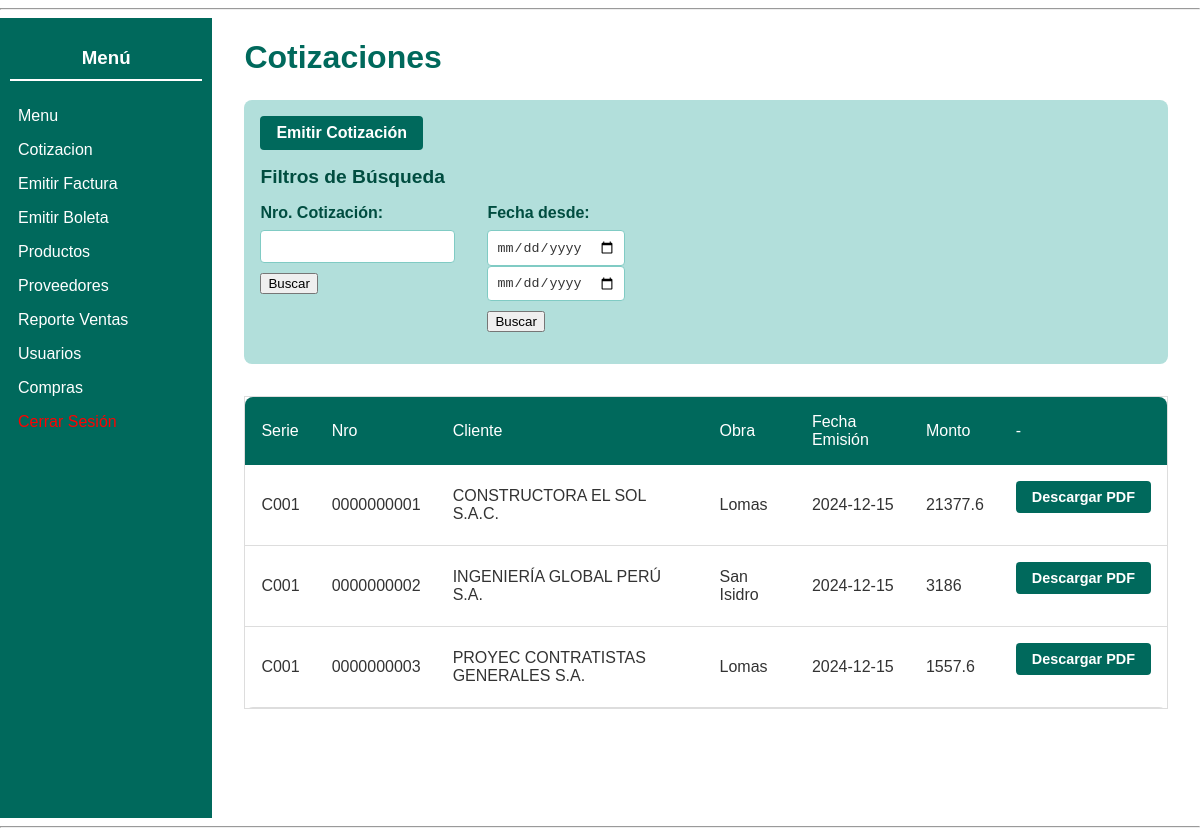
Page /moduloVentas/indexCotizacion.php (signed in) on the committed database.
### tables this page shows
CREATE TABLE `cotizacionemitida` (
  `CotizacionEmitidaID` int NOT NULL,
  `SerieComprobanteID` int NOT NULL,
  `NumeroCorrelativo` int NOT NULL,
  `UsuarioID` int NOT NULL,
  `FechaEmision` date NOT NULL,
  `FechaVencimiento` date NOT NULL,
  `TipoPago` varchar(255) NOT NULL,
  `FormaPago` varchar(255) NOT NULL,
  `Moneda` varchar(255) NOT NULL,
  `ClienteID` int NOT NULL,
  `Op.Inafecta` double NOT NULL,
  `Op.Exonerada` double NOT NULL,
  `Op.Gratuita` double NOT NULL,
  `Op.Gravada` double NOT NULL,
  `TotalIGV` double NOT NULL,
  `DescuentoGlobal` double NOT NULL,
  `ImporteTotal` double NOT NULL,
  `Observaciones` varchar(255) NOT NULL,
  `Obra` varchar(255) NOT NULL
);

CREATE TABLE `seriecomprobante` (
  `SerieComprobanteID` int NOT NULL,
  `NumeroSerie` varchar(255) NOT NULL
);

CREATE TABLE `cliente` (
  `ClienteID` int NOT NULL,
  `TipoDocumentoIdentidad` varchar(255) NOT NULL,
  `NumeroDocumentoIdentidad` varchar(255) NOT NULL,
  `NombreCompletoORazonSocial` varchar(255) NOT NULL,
  `Telefono` int NOT NULL,
  `Email` varchar(255) NOT NULL,
  `Direccion` varchar(255) NOT NULL,
  `FechaRegistro` date NOT NULL
);

### moduloVentas/indexCotizacion.php (called while the page is built, shortened)
<?php
include_once($_SERVER['DOCUMENT_ROOT'] . '/moduloVentas/panelCotizacion.php');
include_once($_SERVER['DOCUMENT_ROOT'] . '/modelo/cotizaciones.php');
$numerocotizacion = $_GET['numerocotizacion'] ?? null;
$fechadesde = $_GET['desde'] ?? null;
$fechahasta = $_GET['hasta'] ?? null;
$cotizacionesObj = new Cotizaciones();
$cotizaciones = $cotizacionesObj->getCotizaciones($numerocotizacion, $fechadesde, $fechahasta);
$panelCotizacionObject = new panelCotizacion();
$panelCotizacionObject->panelCotizacionShow($cotizaciones);

### modelo/cotizaciones.php (called while the page is built, shortened)
<?php
class Cotizaciones
{
  public function getCotizaciones($numerocotizacion = null, $fechadesde = null, $fechahasta = null)
  {
    $conexion = Conexion::conectarBD();
    $sql = "SELECT
              ce.CotizacionEmitidaID,
              sc.NumeroSerie,
              LPAD(ce.NumeroCorrelativo, 10, '0') AS NumeroCorrelativo,
              cl.NombreCompletoORazonSocial AS Cliente,
              ce.Obra,
              ce.FechaEmision,
              ce.ImporteTotal
            FROM
              cotizacionemitida ce
            INNER JOIN
              cliente cl ON ce.ClienteID = cl.ClienteID
            INNER JOIN
              seriecomprobante sc ON ce.SerieComprobanteID = sc.SerieComprobanteID";
    $stmt = $conexion->prepare($sql);
    $stmt->execute();
    $result = $stmt->get_result();
    $cotizaciones = [];
    while ($fila = $result->fetch_assoc()) {
      $cotizaciones[] = $fila;
    }
    return $cotizaciones;
  }
}

### moduloVentas/panelCotizacion.php (the view, shortened to what this page needs)
<?php
include_once($_SERVER['DOCUMENT_ROOT'] . '/shared/pantalla.php');
class panelCotizacion extends pantalla
{
  public function panelCotizacionShow($cotizaciones = null)
  {
?>
    <div style="display: flex; height: 100vh;">
      <main style="padding: 0 2rem;">
        <h1 style="color: #00695c;">Cotizaciones</h1>
        <div class="filters-container">
          <a href="/moduloVentas/indexEmitirCotizacion.php" class="btn" style="margin-bottom: 1rem;">Emitir Cotización</a>
          <div class="flex">
            <h2>Filtros de Búsqueda</h2>
          </div>
          <div class="filters">
            <form action="/moduloVentas/getCotizacion.php" method="POST">
              <div class="input-container">
                <label for="nroCotizacion">Nro. Cotización:</label>
                <input type="text" id="nroCotizacion" name="txtNroCotizacion">
              </div>
              <input style="margin-top: 10px;" type="submit" name="btnBuscarNrcotizacion" value="Buscar">
            </form>
            <form action="/moduloVentas/getCotizacion.php" method="POST">
              <div class="input-container">
                <label for="fechaDesde">Fecha desde:</label>
                <input type="date" id="fechaDesde" name="txtFechaDesde">
                <input type="date" id="fechaHasta" name="txtFechaHasta">
              </div>
              <input style="margin-top: 10px;" type="submit" name="btnBuscarFechas" value="Buscar">
            </form>
          </div>
        </div>
        <div class="table-cotizaciones">
          <table id="cotaizaciones-table">
            <thead>
              <tr>
                <th>Serie</th>
                <th>Nro</th>
                <th>Cliente</th>
                <th>Obra</th>
                <th>Fecha Emisión</th>
                <th>Monto</th>
                <th>-</th>
              </tr>
            </thead>
            <tbody>
              <?php if ($cotizaciones !== null) : ?>
                <?php foreach ($cotizaciones as $cotaizacion) : ?>
                  <tr>
                    <td><?= $cotaizacion['NumeroSerie']; ?></td>
                    <td><?= $cotaizacion['NumeroCorrelativo']; ?></td>
                    <td><?= $cotaizacion['Cliente']; ?></td>
                    <td><?= $cotaizacion['Obra']; ?></td>
                    <td><?= $cotaizacion['FechaEmision']; ?></td>
                    <td><?= $cotaizacion['ImporteTotal']; ?></td>
                    <td>
                      <form action="/moduloVentas/getCotizacion.php" method="POST">
                        <input type="submit" name="btnGenerarPdf" value="Descargar PDF">
                      </form>
                    </td>
                  </tr>
                <?php endforeach; ?>
              <?php else : ?>
                <tr>
                  <td colspan="7">No se encontraron solicitudes.</td>
                </tr>
              <?php endif; ?>
            </tbody>
          </table>
        </div>
      </main>
    </div>
<?php
  }
}
?>

### assets/styles.css (style rules this page uses)
body { font-family: Arial, sans-serif; margin: 0; padding: 0; color: #333; }
main { padding: 2rem; width: 80%; max-width: 1200px; margin: 0 auto; }
main h1 { color: #00695c; margin-bottom: 1.5rem; font-size: 2rem; }
.filters-container { background: #b2dfdb; border-radius: 8px; padding: 1rem; margin-bottom: 2rem; }
.filters-container .flex { display: flex; justify-content: space-between; align-items: center; margin-bottom: 1rem; }
.filters-container h2 { color: #004d40; font-size: 1.2rem; margin: 0; }
.btn, .btn:link, .btn:visited { display: inline-block; background: #00695c; color: #fff; border: none; padding: 0.5rem 1rem; border-radius: 4px; cursor: pointer; font-weight: bold; transition: background 0.3s; text-decoration: none; }
.filters { display: flex; gap: 2rem; flex-wrap: wrap; }
.input-container { display: flex; flex-direction: column; }
.input-container label { margin-bottom: 0.5rem; font-weight: bold; color: #004d40; }
.input-container input[type="text"], .input-container input[type="date"] { padding: 0.5rem; border: 1px solid #80cbc4; border-radius: 4px; background: #ffffff; color: #333; }
.table-cotizaciones { margin-top: 2rem; overflow-x: auto; }
.table-cotizaciones table { width: 100%; border-collapse: collapse; background: #fff; border-radius: 8px; overflow: hidden; }
.table-cotizaciones thead { background: #00695c; color: #fff; }
.table-cotizaciones thead th { padding: 1rem; text-align: left; font-weight: normal; }
.table-cotizaciones input[type="submit"] { background: #00695c; color: white; border: none; padding: 0.5rem 1rem; border-radius: 4px; cursor: pointer; font-size: 0.9rem; font-weight: bold; transition: background 0.3s ease; }
.table-cotizaciones tbody td { padding: 1rem; border-bottom: 1px solid #ddd; }
.btn { display: inline-flex; align-items: center; justify-content: center; color: #fff; font-size: 16px; font-weight: bold; padding: 10px 10px; border: none; border-radius: 5px; cursor: pointer; }
.table-cotizaciones { border: 1px solid #ddd; max-height: 350px; overflow-x: auto; }

### rows in the picture
cotizacionemitida: seriecomprobante.NumeroSerie "C001", NumeroCorrelativo "0000000001", ClienteID.NombreCompletoORazonSocial "CONSTRUCTORA EL SOL S.A.C.", Obra "Lomas", FechaEmision "2024-12-15", ImporteTotal "21377.6"
cotizacionemitida: seriecomprobante.NumeroSerie "C001", NumeroCorrelativo "0000000002", ClienteID.NombreCompletoORazonSocial "INGENIERÍA GLOBAL PERÚ S.A.", Obra "San Isidro", FechaEmision "2024-12-15", ImporteTotal "3186"
cotizacionemitida: seriecomprobante.NumeroSerie "C001", NumeroCorrelativo "0000000003", ClienteID.NombreCompletoORazonSocial "PROYEC CONTRATISTAS GENERALES S.A.", Obra "Lomas", FechaEmision "2024-12-15", ImporteTotal "1557.6"
